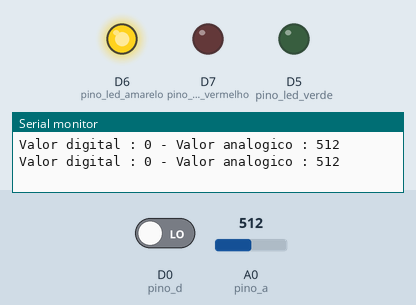
Recording of a sketch running on a simulated ESP8266 (NodeMCU). Shown: output pins drawn as LEDs (lit = HIGH), the last lines printed to the serial monitor. Inputs (shaded band) come from the test bench; at power-on: A0 (pino_a) = 512, D0 (pino_d) LOW.

Above: at 1.8 s.
1.9 s: A0 (pino_a) set to 407
3.4 s: A0 (pino_a) set to 392
At 5.2 s:
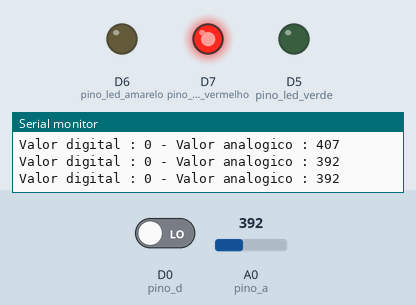
5.5 s: A0 (pino_a) set to 910
At 6.7 s:
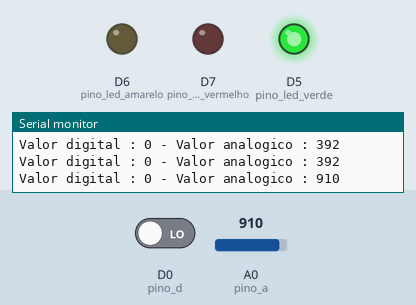
7.5 s: A0 (pino_a) set to 887
At 8.3 s:
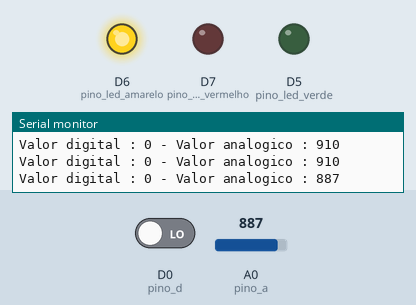
9.5 s: A0 (pino_a) set to 1023
At 11.0 s:
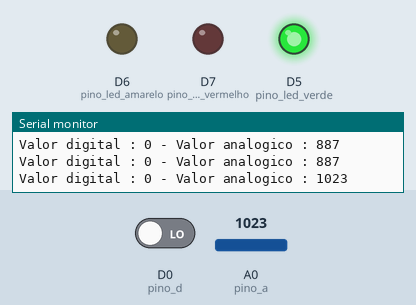
Timing chart, 0 to 12.5 s (numbered marks = the images above; inputs shaded):
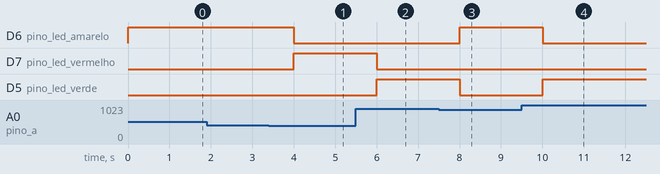

Measured:
- the behaviour switches between 400 and 399 on A0 (pino_a) (found by bisection; images 0 and 1)
- the behaviour switches between 900 and 899 on A0 (pino_a) (found by bisection; images 2 and 3)
- after the input at 3.4 s, D6 (pino_led_amarelo): HIGH → LOW after 0.60 s; D7 (pino_led_vermelho): LOW → HIGH after 0.60 s
- after the input at 5.5 s, D7 (pino_led_vermelho): HIGH → LOW after 0.50 s; D5 (pino_led_verde): LOW → HIGH after 0.50 s
- after the input at 7.5 s, D6 (pino_led_amarelo): LOW → HIGH after 0.50 s; D5 (pino_led_verde): HIGH → LOW after 0.50 s
- after the input at 9.5 s, D6 (pino_led_amarelo): HIGH → LOW after 0.50 s; D5 (pino_led_verde): LOW → HIGH after 0.50 s

The sketch:

Sensor_chuva_Modelo_1_OK.ino
```cpp
// Programa : Teste sensor de chuva
// Código baixado do Autor : Arduino e Cia com adaptações da Robótica PET Aluno Maker Digital
//

int pino_d = D0; //Pino ligado ao D0 do sensor
int pino_a = A0; //Pino ligado ao A0 do sensor
int val_d = 0; //Armazena o valor lido do pino digital
int val_a = 0; //Armazena o valor lido do pino analogico

// Portas ligadas aos leds
int pino_led_verde = D5;
int pino_led_amarelo = D6;
int pino_led_vermelho = D7;

void setup()
{
  // Define os pinos do sensor como entrada
  pinMode(pino_d, INPUT);
  pinMode(pino_a, INPUT);

  // Define os pinos dos leds como saida
  pinMode(pino_led_verde, OUTPUT);
  pinMode(pino_led_amarelo, OUTPUT);
  pinMode(pino_led_vermelho, OUTPUT);
  Serial.begin(9600);
}

void loop()
{
  //Le e arnazena o valor do pino digital
  val_d = digitalRead(pino_d);
  //Le e armazena o valor do pino analogico
  val_a = analogRead(pino_a);
  //Envia as informacoes para o serial monitor
  Serial.print("Valor digital : ");
  Serial.print(val_d);
  Serial.print(" - Valor analogico : ");
  Serial.println(val_a);

  // Acende o led de acordo com a intensidade
  if (val_a >900 && val_a <1024)
  {
    // Acende led verde - intensidade baixa
    digitalWrite(pino_led_verde, HIGH);
    digitalWrite(pino_led_amarelo, LOW);
    digitalWrite(pino_led_vermelho, LOW);
  }
  if (val_a >400 && val_a <900)
  {
    // Acende led amarelo - intensidade moderada
    digitalWrite(pino_led_verde, LOW);
    digitalWrite(pino_led_amarelo, HIGH);
    digitalWrite(pino_led_vermelho, LOW);
  }
  if (val_a > 0 && val_a <400)
  {
    // Acende led vermelho - intensidade alta
    digitalWrite(pino_led_verde, LOW);
    digitalWrite(pino_led_amarelo, LOW);
    digitalWrite(pino_led_vermelho, HIGH);
  }
  delay(1000);
}
```
